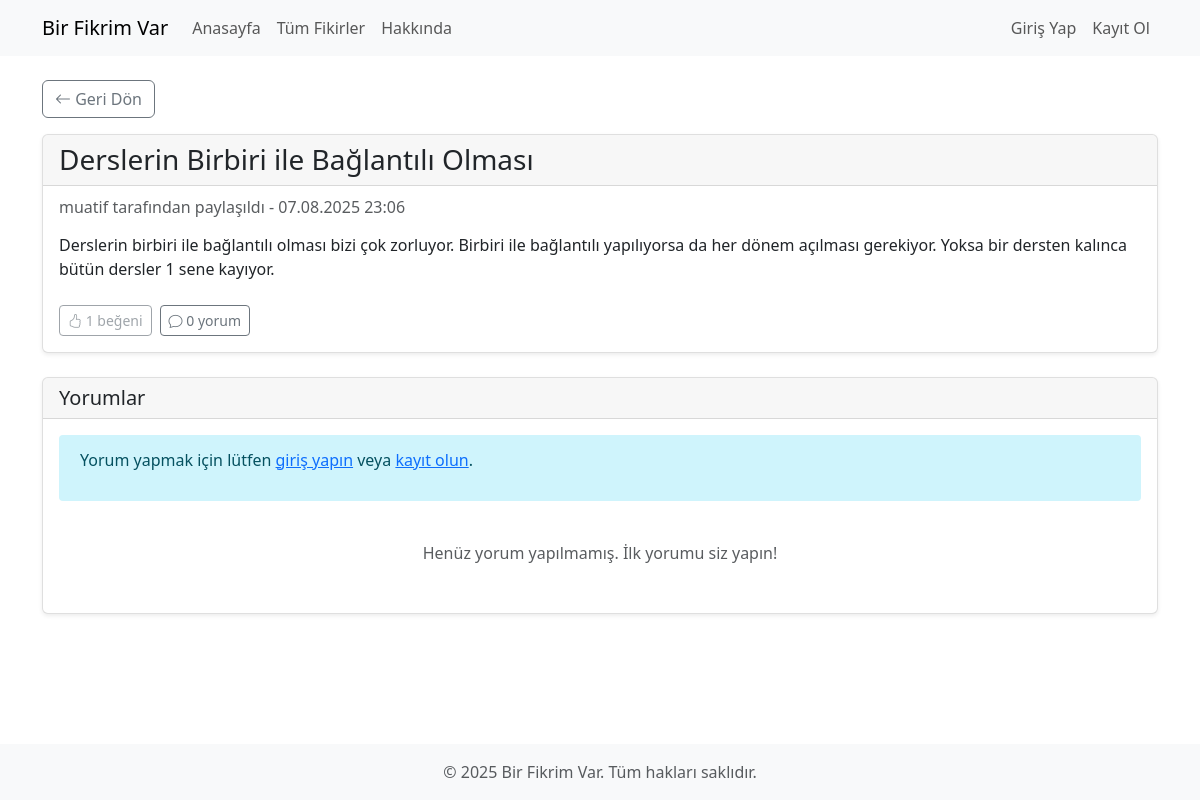
The app's page /posts/4/ with its own data.
### posts/models.py (models this page shows, shortened)
class Post(models.Model):
    user = models.ForeignKey(
        settings.AUTH_USER_MODEL,
        on_delete=models.CASCADE,
        related_name='posts'
    )
    title = models.CharField(max_length=200)
    content = models.TextField()
    created_at = models.DateTimeField(auto_now_add=True)
    updated_at = models.DateTimeField(auto_now=True)
    class Meta:
        ordering = ['-created_at']
    @property
    def like_count(self):
        return self.likes.count()
    @property
    def comment_count(self):
        return self.comments.count()

### accounts/models.py (models this page shows, shortened)
class User(AbstractUser):
    email = models.EmailField(_('email address'), unique=True)
    date_joined = models.DateTimeField(_('date joined'), auto_now_add=True)
    class Meta:
        verbose_name = _('user')
        verbose_name_plural = _('users')

### posts/views.py (the view)
# urls.py: path('<int:pk>/', views.post_detail, name='post_detail'),
def post_detail(request, pk):
    post = get_object_or_404(Post, pk=pk)
    comments = post.comments.all()
    user_has_liked = False
    if request.user.is_authenticated:
        user_has_liked = Like.objects.filter(post=post, user=request.user).exists()
    if request.method == 'POST' and request.user.is_authenticated:
        comment_form = CommentForm(request.POST)
        if comment_form.is_valid():
            comment = comment_form.save(commit=False)
            comment.post = post
            comment.user = request.user
            comment.save()
            messages.success(request, 'Yorumunuz başarıyla eklendi.')
            return redirect('post_detail', pk=post.pk)
    else:
        comment_form = CommentForm()
    context = {
        'post': post,
        'comments': comments,
        'comment_form': comment_form,
        'user_has_liked': user_has_liked,
    }
    return render(request, 'posts/post_detail.html', context)

### templates/posts/post_detail.html (shortened to what this page needs)
{% extends 'base.html' %}
{% load crispy_forms_tags %}
{% block content %}
<div class="row">
    <div class="col-md-12">
        <div class="mb-3">
            <a href="{% url 'post_list' %}" class="btn btn-outline-secondary">
                <i class="bi bi-arrow-left"></i> Geri Dön
            </a>
        </div>
        <div class="card mb-4">
            <div class="card-header">
                <div class="d-flex justify-content-between align-items-center">
                    <h1 class="h3 mb-0">{{ post.title }}</h1>
                </div>
            </div>
            <div class="card-body">
                <h6 class="card-subtitle mb-3 text-muted">
                    {{ post.user.username }} tarafından paylaşıldı - {{ post.created_at|date:"d.m.Y H:i" }}
                </h6>
                <p class="card-text">{{ post.content|linebreaks }}</p>
                <div class="d-flex mt-4">
                    {% if user.is_authenticated %}
                        {% if user_has_liked %}
                            <form action="{% url 'post_unlike' post.pk %}" method="post" class="me-2">
                                {% csrf_token %}
                                <button type="submit" class="btn btn-sm btn-primary">
                                    <i class="bi bi-hand-thumbs-up-fill"></i> Beğenildi ({{ post.like_count }})
                                </button>
                            </form>
                        {% else %}
                            <form action="{% url 'post_like' post.pk %}" method="post" class="me-2">
                                {% csrf_token %}
                                <button type="submit" class="btn btn-sm btn-outline-primary">
                                    <i class="bi bi-hand-thumbs-up"></i> Beğen ({{ post.like_count }})
                                </button>
                            </form>
                        {% endif %}
                    {% else %}
                        <span class="btn btn-sm btn-outline-secondary me-2 disabled">
                            <i class="bi bi-hand-thumbs-up"></i> {{ post.like_count }} beğeni
                        </span>
                    {% endif %}
                    <span class="btn btn-sm btn-outline-secondary">
                        <i class="bi bi-chat"></i> {{ post.comment_count }} yorum
                    </span>
                </div>
            </div>
        </div>
        <div class="card">
            <div class="card-header">
                <h3 class="h5 mb-0">Yorumlar</h3>
            </div>
            <div class="card-body">
                {% if user.is_authenticated %}
                    <form method="post" class="mb-4">
                        {% csrf_token %}
                        {{ comment_form|crispy }}
                        <button type="submit" class="btn btn-primary">Yorum Yap</button>
                    </form>
                    <hr>
                {% else %}
                    <div class="alert alert-info mb-4">
                        <p>Yorum yapmak için lütfen <a href="{% url 'login' %}?next={{ request.path }}">giriş yapın</a> veya <a href="{% url 'register' %}">kayıt olun</a>.</p>
                    </div>
                {% endif %}
                {% if comments %}
                    {% for comment in comments %}
                        <div class="card mb-3">
                            <div class="card-body">
                                <div class="d-flex justify-content-between align-items-center mb-2">
                                    <h6 class="card-subtitle text-muted mb-0">
                                        {{ comment.user.username }}
                                    </h6>
                                    <small class="text-muted">
                                        {{ comment.created_at|date:"d.m.Y H:i" }}
                                        {% if comment.user == user %}
                                            <form action="{% url 'comment_delete' comment.pk %}" method="post" class="d-inline ms-2">
                                                {% csrf_token %}
                                                <button type="submit" class="btn btn-sm btn-link text-danger p-0" onclick="return confirm('Bu yorumu silmek istediğinize emin misiniz?')">
                                                    <i class="bi bi-trash"></i>
                                                </button>
                                            </form>
                                        {% endif %}
                                    </small>
                                </div>
                                <p class="card-text">{{ comment.content|linebreaks }}</p>
                            </div>
                        </div>
                    {% endfor %}
                {% else %}
                    <div class="text-center py-3">
                        <p class="text-muted">Henüz yorum yapılmamış. İlk yorumu siz yapın!</p>
                    </div>
                {% endif %}
            </div>
        </div>
    </div>
</div>
{% endblock %}

### static/css/style.css (style rules this page uses)
html, body { height: 100%; }
body { display: flex; flex-direction: column; }
.card { box-shadow: 0 0.125rem 0.25rem rgba(0, 0, 0, 0.075); border: 1px solid rgba(0, 0, 0, 0.125); }
.card-header { background-color: rgba(0, 0, 0, 0.03); border-bottom: 1px solid rgba(0, 0, 0, 0.125); }
.alert { position: relative; padding: 0.75rem 1.25rem; margin-bottom: 1rem; border: 1px solid transparent; border-radius: 0.25rem; }

### records on screen
Post: title "Derslerin Birbiri ile Bağlantılı Olması", user.username "muatif", created_at "07.08.2025 23:06", content "Derslerin birbiri ile bağlantılı olması bizi çok zorluyor. Birbiri ile bağlantılı yapılıyorsa da her dönem açılması gerekiyor. Yoksa bir dersten kalınca bütün dersler 1 sene kayıyor.", like_count "1", comment_count "0"
